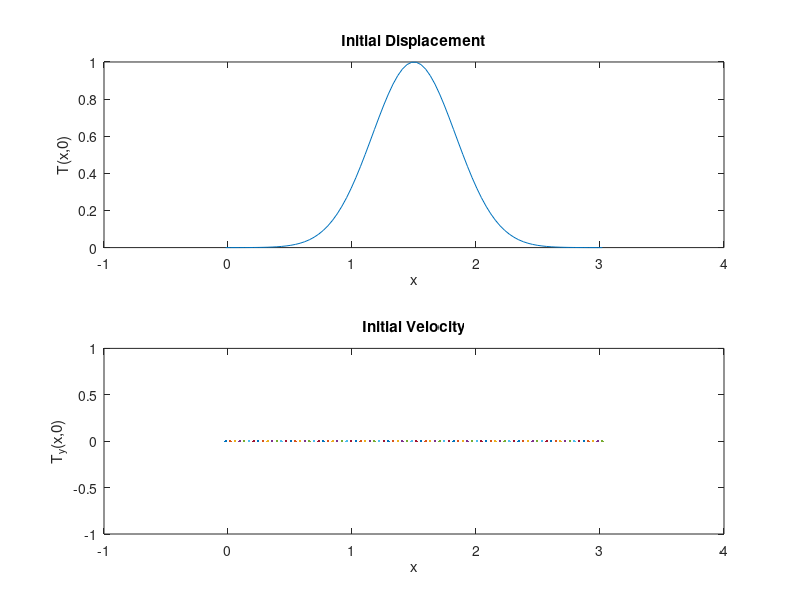

Source code (MATLAB):
% Staggered Leapfrog Script Template
clear;close all;

% Set the values for parameters
L=3;
C=1/2;
xmin=0;
xmax=L;
gam=0.2;

% build a cell-centered grid with N=200 cells
% on the interval x=0 to x=L, with L=1
N=80;
J=2:N+1;
h=(xmax-xmin)/(N);
x=xmin-h/2:h:xmax+h/2;
D0=2;
D=D0*(x.^2+L./5)/(L/5);

% define the initial displacement and velocity vs. x
%T = sin(pi*x/L);
T = exp(-40*(x/L-1/2).^2);
vT = 0;

% Choose a time step (Suggest that it is no larger than taulim)
taulim=C*h^2/max(D);
fprintf(' Courant time step limit %g \n',taulim);
tau=input(' Enter the time step - ');

% Apply the boundary conditions for T(1) and T(N+2)
% The first set of BCs is for value BCs. the second for derivative BCs.
% T(1) = -T(2);
% T(N+2) = -T(N+1);
T(1) = T(2);
T(N+2) = T(N+1);

% plot the initial conditions and pause to look at them
subplot(2,1,1)
plot(x,T)
xlabel('x');ylabel('T(x,0)');title('Initial Displacement')
subplot(2,1,2)
plot(x,vT)
xlabel('x');ylabel('T_y(x,0)');title('Initial Velocity')
pause;

% Choose how long to run and when to plot
tfinal=input(' Enter tfinal - ');
skip=input(' Enter # of steps to skip between plots (faster) - ');
nsteps=tfinal/tau;

% here is the loop that steps the solution along
times=(1:nsteps)*tau;
%times=times*tau;
errors=zeros(size(times));
figure  % open a new frame for the animation
for n=1:nsteps
   time=n*tau;  % compute the time
   % Use leapfrog and the boundary conditions to load ynew with y
   % at the next time step using y and yold, i.e., ynew(2:N+1)=...
   % Be sure to use colon commands so it will run fast.
   %(D(J)+D(J+1))/2;
   %(D(J)+D(J-1))/2;
    Tnew(J)=T(J)+tau.*((D(J)+D(J+1))/2.*(T(J+1)-T(J))/h-(D(J)+D(J-1))/2.*(T(J)-T(J-1))/h)/h;
   %Tnew(J)=T(J)+D.*tau/h^2*(T(J+1)-2*T(J)+T(J-1));
% The first set of BCs is for value BCs. the second for derivative BCs.
%     Tnew(1) = -Tnew(2);
%     Tnew(N+2) = -Tnew(N+1);
    Tnew(1) = Tnew(2);
    Tnew(N+2) = Tnew(N+1);

   %update yold and y
   T=Tnew;

% make plots every skip time steps
   if mod(n,skip)==0
      plot(x,T,'r.')
      xlabel('x');ylabel('y');
      title(['Staggered Leapfrog Wave: time=' num2str(time)])
      axis([min(x) max(x) -2 2]);
      pause(.1)
   end
end
